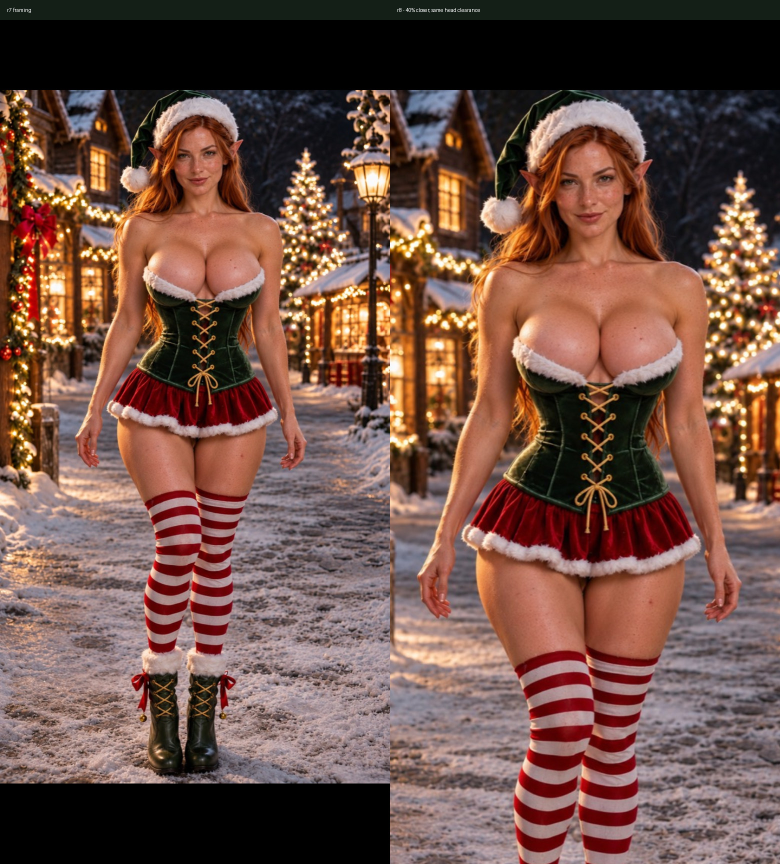
#> input picture peach-physics/v8/tests/captures/holly-r8/framing.jpg, 1560 x 1728 px, given in place of webgl-390-layered-rest.png, which was not available (shown at 1/2 size)
$ python -i make-evidence.py   (imports and definitions only)
#> lines starting #> are read from the running program, lines starting #| are printed output that depends on the picture
"""Assemble browser captures/field data; never writes or retouches portrait assets."""
from pathlib import Path
from PIL import Image, ImageDraw, ImageFont
import json, math, subprocess, sys

ROOT=Path(__file__).resolve().parents[1]
# [1 line that did not run here, left out]
FONT='/usr/share/fonts/truetype/dejavu/DejaVuSans.ttf'
def font(n):
    return ImageFont.truetype(FONT,n)
SIZES={375:667,390:844,430:932,440:956}
LABELS=['r5','r6','layered']
def crop(name,width=390,target=(450,310)):
#> called with name = 'webgl-390-layered-rest', width = 390, target = (900, 620)
    im=Image.open(RAW/(name+'.png')).convert('RGB')
#> im is the input picture: PIL image 1560x1728 RGB; mean R, G, B 112.2, 80.7, 70.5
    height=SIZES[width]; top=max(70,height*.078); scale=min(width/720,(height-top)/1280*1.14)
    left=(width-720*scale)/2
    box=tuple(round(v*2) for v in (left+180*scale,top+365*scale,left+630*scale,top+675*scale))
    return im.crop(box).resize(target,Image.Resampling.LANCZOS)
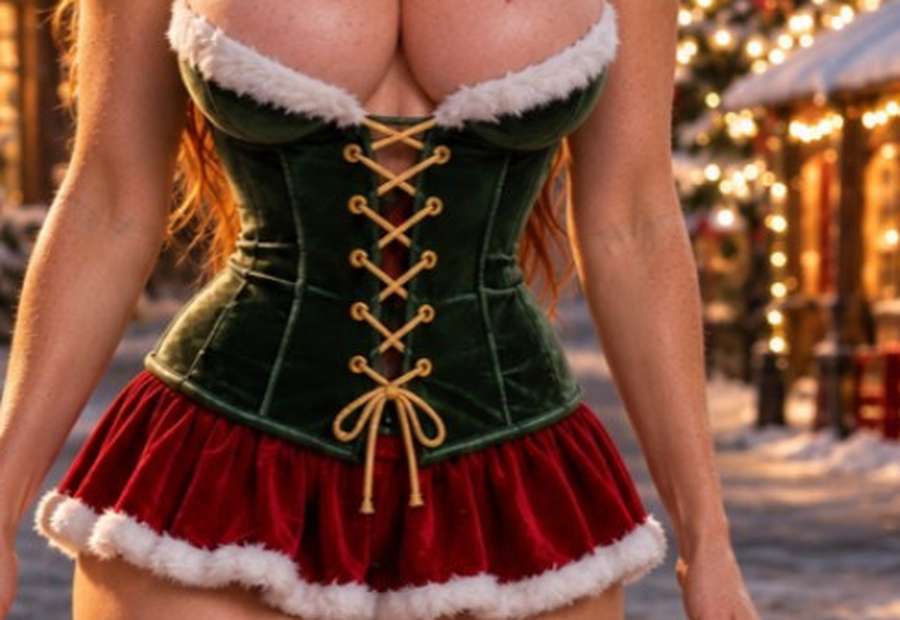
#> returned value: PIL image 900x620 RGB; mean R, G, B 124, 79.2, 61.5
#> `sheet=Image.new('RGB',(1800,740),'#13221f');sheet.paste(photo,(0,70));..`:
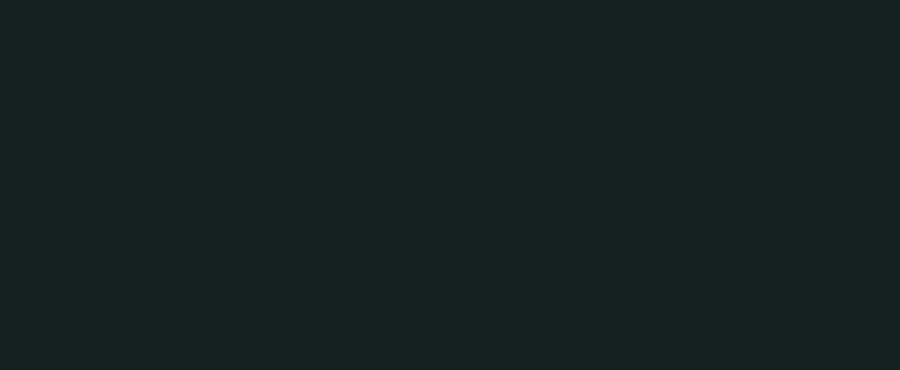
#> sheet: PIL image 1800x740 RGB (shown at 1/2 size); mean R, G, B 19, 34, 31
def label(draw,xy,text,n=18,fill='#e9f2ec'):draw.text(xy,text,font=font(n),fill=fill)

# [27 lines not run here, left out]

# [1 line that did not run here, left out]
# Diagnostic diagram uses the captured resting render, not altered source art.
photo=crop('webgl-390-layered-rest',target=(900,620))
# [3 lines not run here, left out]
def pos(x,y,panel=0):return ((x-180)*2+panel*900,70+(y-365)*2)
# [16 lines not run here, left out]

>>> result = crop('../../../v8/tests/captures/holly-r8/framing.jpg')
#> call 2 of crop, with width = 390, target = (450, 310)
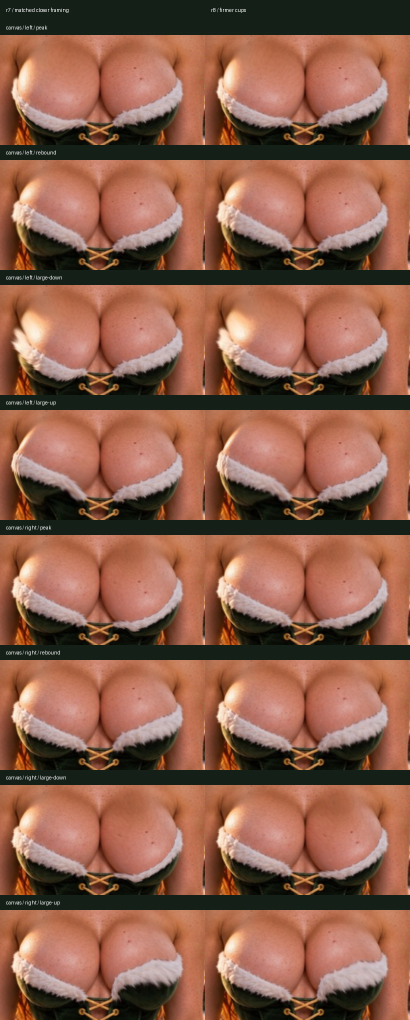
#> input picture peach-physics/v8/tests/captures/holly-r8/canvas.jpg, 820 x 2040 px, given in place of framing.jpg.png, which was not available (shown at 1/2 size)
#> in crop, im is the input picture: PIL image 820x2040 RGB; mean R, G, B 141.1, 94.6, 75.1
#> in crop (call 2), `return im.crop(box).resize(target,Image.Resampling.LANCZOS)`:
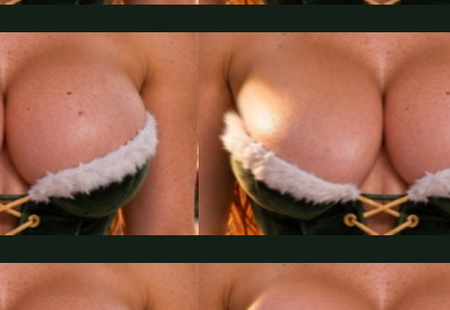
#> returned value: PIL image 450x310 RGB; mean R, G, B 138.5, 92, 71.4
